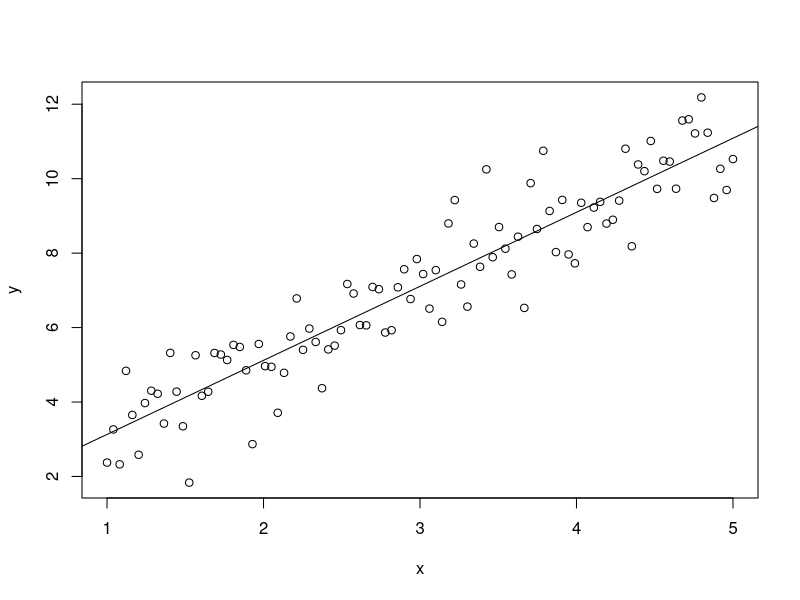

This chart was generated by the following R code: (Note: this script raises an error after producing the figure.)
set.seed(1)
x = seq(1, 5, length.out = 100)
noise = rnorm(n = 100, mean = 0, sd = 1)#增大n或者减小sd
beta1 = 1
beta2 = 2
y = beta1 + beta2 * x + noise
plot(x, y)
model = lm(y~x) #线性模型
summary(model)  #Residuals残差
abline(model)

qplot(x, y) + stat_smooth(method = 'lm')


x1 = seq(1, 5, length.out = 100)
noise = rnorm(n = 100, mean = 0, sd = 10)#增大n或者减小sd
beta1 = 1
beta2 = 2
y1 = beta1 + beta2 * x1 + noise
cor(x1,y1)
summary(lm(x1~y1))

x2 = seq(1, 5, length.out = 100)
noise = rnorm(n = 100, mean = 0, sd = 1)#增大n或者减小sd
beta1 = 1
beta2 = 2
y2 = beta1 + beta2 * x2 + noise
cor(x2, y2)
summary(lm(x2~y2))
#线性回归不需要标准化，量纲对统计量没影响

x = seq(1, 5, length.out = 100)
noise = rnorm(n = 100, mean = 0, sd = 1)#增大n或者减小sd
beta1 = 1
beta2 = 2
y = beta1 + beta2 * x + noise
plot(x, y)
model = lm(y~x+0) #+0去掉截距项
summary(model)  #Residuals残差
abline(model)
library(ggplot2)
qplot(x, y) + stat_smooth(method = 'lm')

x = x = seq(1, 5, length.out = 100)
y2 = x^2 + rnorm(100)
fit = lm(y2~x)
plot(fit)

z = x^2
fit1 = lm(y2~z)
plot(fit1)

vif()#
AIC(model1, model2)
BIC(model1, model2)

set.seed(123)
index = sample(1:150, 120)
train = iris[index,]
test = iris[-index,]

model = lm(data = train, Sepal.Length ~ .)

summary(model)

pred = predict(model, test[, 2:5])
true = test[,1]
sum((true - pred)^2/30)
library(ggplot2)
plotdata = data.frame(x = 1:30, y1 = pred, y2 = true)
ggplot(plotdata) + geom_point(aes(x = x, y = y1))

ggplot(plotdata,
       aes(x = x, ymax = y1, ymin = y2))+
    geom_linerange(color = 'grey20', size = 0.5)+
    geom_point(aes(y = pred),
               color = 'red')

library(rpart)

set.seed(123)
index = sample(1:150, 120)
train = iris[index,]
test = iris[-index,]

model = rpart(data = train, Sepal.Length ~ .)

summary(model)

pred = predict(model, test[, 2:5])
true = test[,1]
sum((true - pred)^2/30)
library(ggplot2)
plotdata = data.frame(x = 1:30, y1 = pred, y2 = true)
ggplot(plotdata) + geom_point(aes(x = x, y = y1))

ggplot(plotdata,
       aes(x = x, ymax = y1, ymin = y2))+
    geom_linerange(color = 'grey20', size = 0.5)+
    geom_point(aes(y = pred),
               color = 'red')



library(randomForest)
set.seed(123)
index = sample(1:150, 120)
train = iris[index,]
test = iris[-index,]

model = randomForest(data = train, Sepal.Length ~ .)


pred = predict(model, test[, 2:5])
true = test[,1]
sum((true - pred)^2/30)
library(ggplot2)
plotdata = data.frame(x = 1:30, y1 = pred, y2 = true)
ggplot(plotdata) + geom_point(aes(x = x, y = y1))

ggplot(plotdata,
       aes(x = x, ymax = y1, ymin = y2))+
    geom_linerange(color = 'grey20', size = 0.5)+
    geom_point(aes(y = pred),
               color = 'red')
